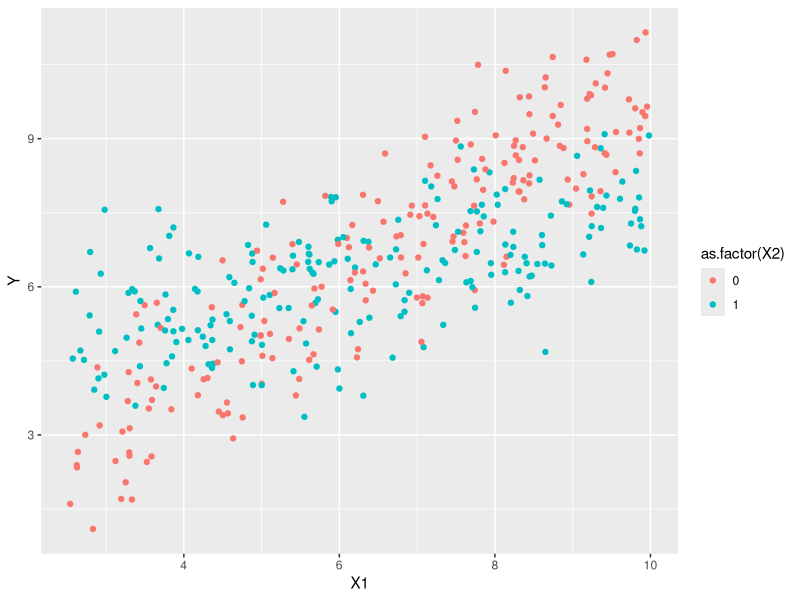

This figure's R source:
## ---- chunk 1
knitr::opts_chunk$set(echo = TRUE)
## ---- chunk 2
n <- 400
X1 <- runif(n,2.5,10)
X2 <- rep(c(0,1),n/2)

des.p <- 1

Y  =  rnorm(mean = 0 + 1*X1 + (25/6)*X2 - (2/3)*X2*X1,n = n,sd = des.p)
## ---- chunk 3
library(ggplot2)

dados <- data.frame(Y,X1,X2)


ggplot(dados)+
  geom_point(mapping = aes(x = X1,y=Y,color=as.factor(X2)))

